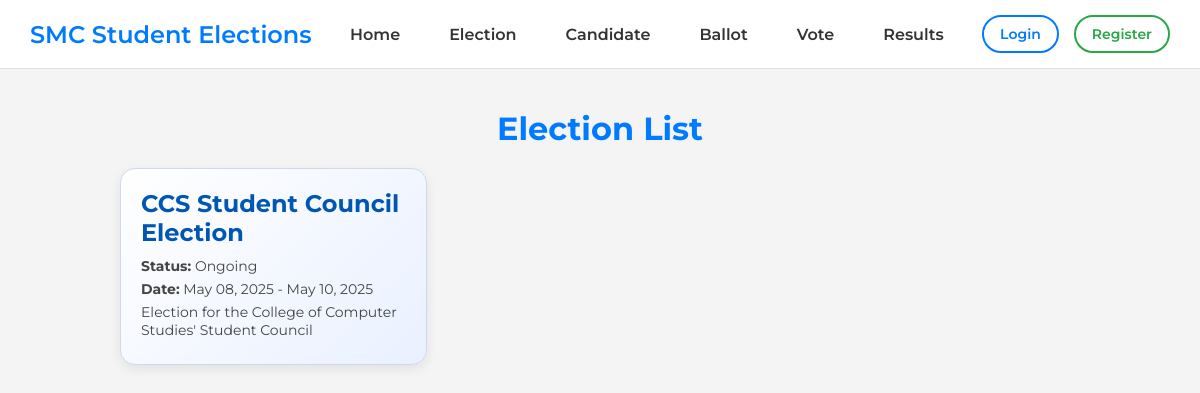
The app's page /election/ with its own data.
### election/models.py (models this page shows, shortened)
class Election(models.Model):
    STATUS_CHOICES = [
        ('upcoming', 'Upcoming'),
        ('ongoing', 'Ongoing'),
        ('closed', 'Closed'),
    ]
    title = models.CharField(max_length=255)
    description = models.TextField()
    start_date = models.DateTimeField()
    end_date = models.DateTimeField()
    status = models.CharField(max_length=10, choices=STATUS_CHOICES)
    created_by = models.ForeignKey(Admin, on_delete=models.CASCADE, related_name='elections')
    class Meta:
        ordering = ['-start_date']

### election/views.py (the view)
# urls.py: path('election/', views.election_list, name='election_list'),
def election_list(request):
    elections = Election.objects.all()
    return render(request, 'election/election_list.html', {'elections': elections})

### election/templates/election/election_list.html (shortened to what this page needs)
<!DOCTYPE html>
<html lang="en">
<head>
</head>
<body>
    {% include 'navbar.html' %}
    <h1>Election List</h1>
    {% if elections %}
        <div class="container">
            {% for election in elections %}
                <div class="election-card">
                    <h2>{{ election.title }}</h2>
                    <p><strong>Status:</strong> {{ election.status|title }}</p>
                    <p><strong>Date:</strong> {{ election.start_date|date:"M d, Y" }} - {{ election.end_date|date:"M d, Y" }}</p>
                    <p>{{ election.description }}</p>
                </div>
            {% endfor %}
        </div>
    {% else %}
        <p class="no-elections">No elections available.</p>
    {% endif %}
</body>
</html>

### election/templates/election/election_list.html (style rules this page uses)
body { font-family: 'Montserrat', sans-serif; margin: 0; padding: 0; background-color: #f4f4f4; }
h1 { color: #007BFF; text-align: center; margin: 40px 0 20px; }
.container { display: grid; grid-template-columns: repeat(auto-fill, minmax(280px, 1fr)); gap: 20px; max-width: 1000px; margin: 0 auto 60px; padding: 0 20px; }
.election-card { background: linear-gradient(135deg, #ffffff, #e9f0ff); border: 1px solid #cdd9ed; padding: 20px; border-radius: 15px; box-shadow: 0 4px 12px rgba(0,0,0,0.08); transition: transform 0.2s, box-shadow 0.2s; }
.election-card h2 { margin: 0 0 10px; color: #0056b3; }
.election-card p { color: #444; font-size: 14px; margin: 5px 0; }

### election/templates/navbar.html (style rules this page uses)
*, *::before, *::after { box-sizing: border-box; margin: 0; padding: 0; }
body { font-family: 'Montserrat', sans-serif; }

### records on screen
Election: title "CCS Student Council Election", status "Ongoing", start_date "May 08, 2025", end_date "May 10, 2025", description "Election for the College of Computer Studies' Student Council"
